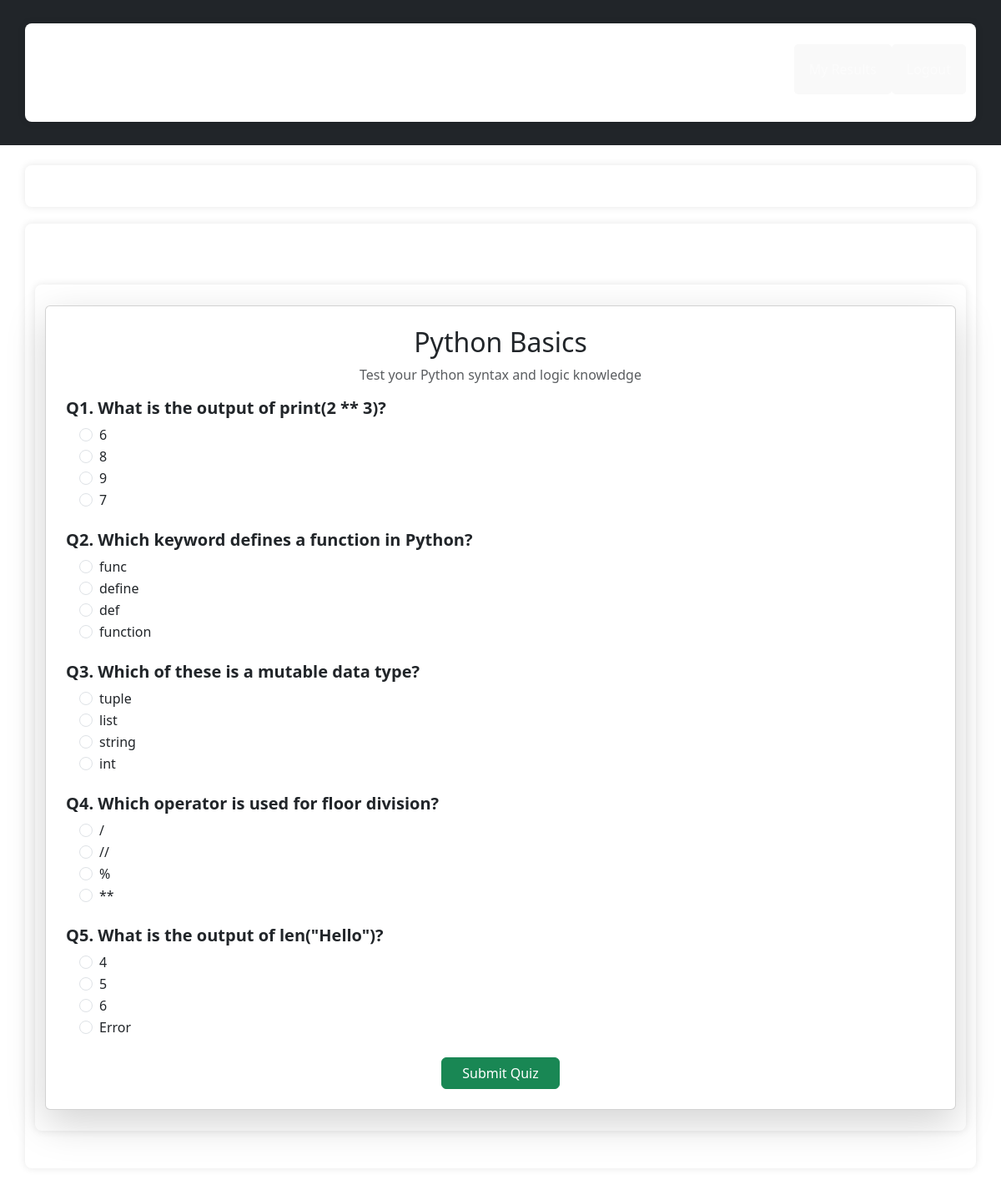
Page /quiz/1 (signed in) on the committed database.
### tables this page shows
CREATE TABLE Quizzes(
    id INTEGER PRIMARY KEY AUTOINCREMENT,
    title TEXT NOT NULL,
    description TEXT
);

CREATE TABLE Questions(
    id INTEGER PRIMARY KEY AUTOINCREMENT,
    quiz_id INTEGER NOT NULL,
    text TEXT NOT NULL,
    FOREIGN KEY (quiz_id) REFERENCES Quizzes(id)
);

CREATE TABLE Options(
    id INTEGER PRIMARY KEY AUTOINCREMENT,
    question_id INTEGER NOT NULL,
    text TEXT NOT NULL,
    is_correct BOOLEAN NOT NULL DEFAULT 0,
    FOREIGN KEY (question_id) REFERENCES Questions(id)
);

### quiz/routes.py (the view)
@quiz_bp.route('/quiz/<int:quiz_id>')
def quiz_detail(quiz_id):
    if "user" not in session:
        flash("Please log in to attempt quizzes.")
        return redirect(url_for("quiz.login"))
    db = get_db()
    quiz = db.execute("SELECT * FROM Quizzes WHERE id = ?", (quiz_id,)).fetchone()
    if quiz is None:
        return "Quiz not found", 404
    questions = db.execute("SELECT * FROM Questions WHERE quiz_id = ?", (quiz_id,)).fetchall()
    quiz_data = []
    for q in questions:
        options = db.execute("SELECT * FROM Options WHERE question_id = ?", (q["id"],)).fetchall()
        quiz_data.append({"id": q["id"], "text": q["text"], "options": options})
    return render_template("quiz_detail.html", quiz=quiz, questions=quiz_data)

### quiz/models.py (called while the page is built)
def get_db():
    if 'db' not in g:
        g.db=sqlite3.connect(
            current_app.config['DATABASE'],
            detect_types=sqlite3.PARSE_DECLTYPES
        )
        g.db.row_factory=sqlite3.Row
    return g.db

### quiz/templates/quiz_detail.html
{% extends "base.html" %}
{% block content %}
<div class="container mt-5">
    <div class="card shadow-lg p-4">
        <h2 class="text-center">{{ quiz['title'] }}</h2>
        <p class="text-muted text-center">{{ quiz['description'] }}</p>
        {% if session['user'] %}
        <form method="POST" action="{{ url_for('quiz.submit_quiz', quiz_id=quiz['id']) }}">
            {% for q in questions %}
                <div class="mb-4">
                    <h5 class="fw-bold">Q{{ loop.index }}. {{ q['text'] }}</h5>
                    <div class="ms-3">
                        {% for opt in q['options'] %}
                            <div class="form-check">
                                <input class="form-check-input" type="radio"
                                       name="q{{ q['id'] }}" value="{{ opt['id'] }}" id="opt{{ opt['id'] }}">
                                <label class="form-check-label" for="opt{{ opt['id'] }}">
                                    {{ opt['text'] }}
                                </label>
                            </div>
                        {% endfor %}
                    </div>
                </div>
            {% endfor %}
            <div class="text-center">
                <button type="submit" class="btn btn-success px-4">Submit Quiz</button>
            </div>
        </form>
        {% else %}
            <p class="text-center">
                <a href="{{ url_for('quiz.login') }}" class="btn btn-primary">Login</a>
                to take this quiz.
            </p>
        {% endif %}
    </div>
</div>
{% endblock %}

### quiz/static/style.css (style rules this page uses)
body { font-family: Arial, sans-serif; background: #f4f4f4; margin: 0; padding: 0; }
.container { max-width: 800px; margin: 20px auto; background: white; padding: 25px; border-radius: 8px; box-shadow: 0 0 10px rgba(0,0,0,0.1); }
h1, h2 { color: #333; margin-bottom: 10px; }
a.button, button { display: inline-block; background: #4a90e2; color: white; padding: 10px 15px; border-radius: 5px; text-decoration: none; border: none; cursor: pointer; margin: 5px 0; }

### rows in the picture
Quizzes: title "Python Basics", description "Test your Python syntax and logic knowledge"
Questions: text "What is the output of print(2 ** 3)?"
Options: text "6"
Options: text "8"
Options: text "9"
Options: text "7"
Questions: text "Which keyword defines a function in Python?"
Options: text "func"
Options: text "define"
Options: text "def"
Options: text "function"
Questions: text "Which of these is a mutable data type?"
Options: text "tuple"
Options: text "list"
Options: text "string"
Options: text "int"
Questions: text "Which operator is used for floor division?"
Options: text "/"
Options: text "//"
Options: text "%"
Options: text "**"
Questions: text "What is the output of len(\"Hello\")?"
Options: text "4"
Options: text "5"
Options: text "6"
Options: text "Error"
